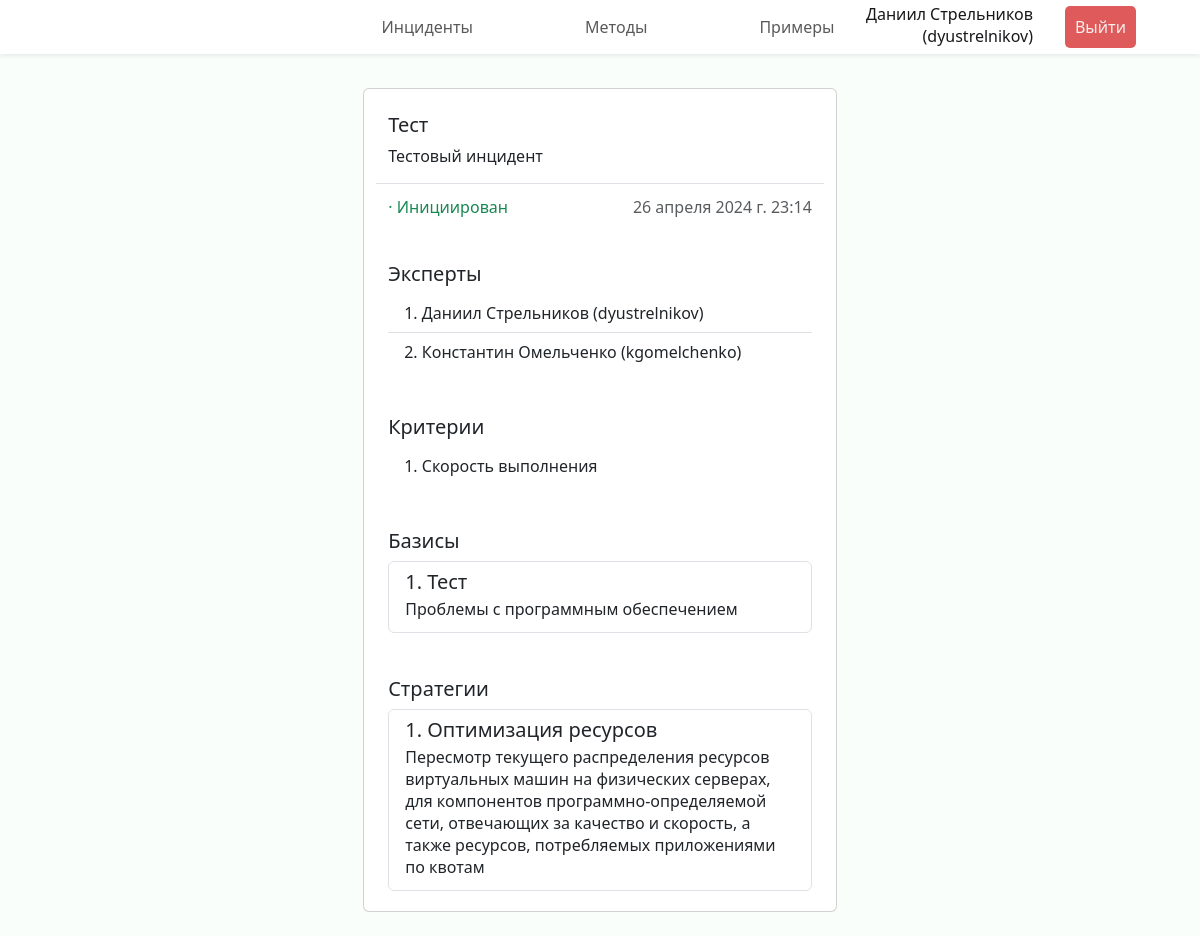
Page /incident/1 (signed in) on the committed database.
### incidents/models.py (models this page shows, shortened)
class Incident(models.Model):
    name = models.CharField("Название", max_length=100)
    description = models.TextField("Описание")
    created_at = models.DateTimeField("Создан")
    results = models.JSONField("Результаты", null=True, blank=True)
    creator = models.ForeignKey(Expert, verbose_name="Инициатор", on_delete=models.CASCADE,
                                related_name="authored_incidents")
    status = models.ForeignKey(Status, verbose_name="Статус", on_delete=models.CASCADE)
    basises = models.ManyToManyField(Basis, through="IncidentBasis")
    criteries = models.ManyToManyField(Critery, through="IncidentCritery")
    strategies = models.ManyToManyField(Strategy, through="IncidentStrategy")
    experts = models.ManyToManyField(Expert, through="IncidentExpert")
    class Meta:
        verbose_name = "Инцидент"
        verbose_name_plural = "Инциденты"

class Status(models.Model):
    name = models.CharField("Наименование", max_length=100)
    def __str__(self) -> str:
        return self.name
    class Meta:
        verbose_name = "Статус"
        verbose_name_plural = "Статусы"

class Expert(models.Model):
    user = models.OneToOneField(User, verbose_name="Пользователь", on_delete=models.CASCADE)
    class Meta:
        verbose_name = "Эксперт"
        verbose_name_plural = "Эксперты"

class Critery(models.Model):
    description = models.CharField("Описание", max_length=200)
    def __str__(self) -> str:
        return self.description
    class Meta:
        verbose_name = "Критерий ранжирования"
        verbose_name_plural = "Критерии ранжирования"

class Basis(models.Model):
    name = models.CharField("Название", max_length=100)
    description = models.TextField("Описание")
    class Meta:
        verbose_name = "Базис"
        verbose_name_plural = "Базисы"

class Strategy(models.Model):
    name = models.CharField("Название", max_length=100)
    description = models.TextField("Описание")
    class Meta:
        verbose_name = "Стратегия"
        verbose_name_plural = "Стратегии"

### incidents/views.py (the view)
# urls.py: path("incident/<int:incident_id>", views.incident, name="incident"),
@login_required(login_url='login')
def incident(request, incident_id):
    if request.method == 'GET':
        try:
            incident = Incident.objects.get(id=incident_id)
        except Incident.DoesNotExist:
            raise Http404("Инцидент не существует")
        return render(request, "incidents/incident.html", {
            'incident': incident})
    if request.method == 'DELETE':
        return incident_delete(request)

### incidents/templates/incidents/incident.html (shortened to what this page needs)
{% extends 'incidents/base.html' %}
{% load static %}
{% block links %}
<link rel="stylesheet" href="{% static 'incidents/css/style.css' %}">
{% endblock %}
{% block header %}
<header class="header fixed-top shadow-sm d-flex">
    <nav class="navbar navbar-expand-lg w-100">
        <div class="collapse navbar-collapse justify-content-center" id="navbarNav">
        <ul class="navbar-nav ">
            <li class="nav-item px-5"><a class="nav-link" href="{% url 'incidents' %}">Инциденты</a></li>
            <li class="nav-item px-5"><a class="nav-link" href="{% url 'methods' %}">Методы</a></li>
            <li class="nav-item px-5"><a class="nav-link" href="{% url 'examples' %}">Примеры</a></li>
        </ul>
        </div>
        <ul class="navbar-nav position-fixed end-0 me-5 align-items-center">
            <li class="nav-item px-3 text-end mb-1">
                <div class="fullname">{{ request.user.get_full_name }}</div>
                <div class="username">({{ request.user.get_username }})</div>
            </li>
            <li class="nav-item px-3">
                <form action="{% url 'logout' %}" method="POST">
                    <button class="logout-btn" type="submit">Выйти</button>
                </form>
            </li>
          </ul>
    </nav>
</header>
{% endblock %}
{% block content %}
<div class="cards d-flex p-2 flex-column align-items-center">
    <div class="card mb-3">
        <div class="card-body m-2 mb-1">
          <h5 class="card-title">{{ incident.name }}</h5>
          <p class="card-text">{{ incident.description }}</p>
          <div class="row justify-content-between align-items-center pt-3 border-top">
            <p class="col card-subtitle text-success">· {{ incident.status }}</p>
            <p class="col card-subtitle text-muted text-end">{{ incident.created_at }}</p>
          </div>
        </div>
        <div class="card-body m-2 mb-1">
            <h5 class="card-title">Эксперты</h5>
            <ul class="list-group list-group-flush">
                {% for expert in incident.experts.all %}
                <li class="list-group-item">{{ forloop.counter }}. {{ expert.user.get_full_name }} ({{ expert.user.get_username }})</li>
                {% endfor %}
            </ul>
        </div>
        <div class="card-body m-2 mb-1">
            <h5 class="card-title">Критерии</h5>
            <ul class="list-group list-group-flush">
                {% for criteria in incident.criteries.all %}
                <li class="list-group-item">{{ forloop.counter }}. {{ criteria }}</li>
                {% endfor %}
            </ul>
        </div>
        <div class="card-body m-2 mb-1">
            <h5 class="card-title">Базисы</h5>
            <div class="list-group">
                {% for basis in incident.basises.all %}
                <a class="list-group-item flex-column align-items-start">
                  <div class="d-flex w-100 justify-content-between">
                    <h5 class="mb-1">{{ forloop.counter }}. {{ basis.name }}</h5>
                  </div>
                  <p class="mb-1">{{ basis.description }}</p>
                </a>
                {% endfor %}
            </div>
        </div>
        <div class="card-body m-2 mb-1">
            <h5 class="card-title">Стратегии</h5>
            <div class="list-group">
                {% for strategy in incident.strategies.all %}
                <a class="list-group-item flex-column align-items-start">
                  <div class="d-flex w-100 justify-content-between">
                    <h5 class="mb-1">{{ forloop.counter }}. {{ strategy.name }}</h5>
                  </div>
                  <p class="mb-1">{{ strategy.description }}</p>
                </a>
                {% endfor %}
            </div>
        </div>
      </div>
</div>
{% endblock %}

### incidents/static/incidents/css/style.css (style rules this page uses)
:root { --font-family: "Segoe UI", Roboto, "Helvetica Neue", Arial, sans-serif; }
* { box-sizing: border-box; padding: 0; margin: 0; }
body { margin: 5rem 0 0 0; font-family: var(--font-family); font-weight: 400; line-height: normal; background-color: rgb(250, 254, 251); color: #19171a; overflow: overlay; }
.header { background: rgb(255, 255, 255); }
.logout-btn { padding: 10px; background-color: #df5b5b; color: #f5efef; text-decoration: none; border-radius: 5px; border-width: 0; }
.card { width: 40%; }

### rows in the picture
Incident: name "Тест", description "Тестовый инцидент", status "Инициирован", created_at "26 апреля 2024 г. 23:14"
Expert: user.get_full_name "Даниил Стрельников", user.get_username "dyustrelnikov"
Expert: user.get_full_name "Константин Омельченко", user.get_username "kgomelchenko"
Critery: description "Скорость выполнения"
Basis: name "Тест", description "Проблемы с программным обеспечением"
Strategy: name "Оптимизация ресурсов", description "Пересмотр текущего распределения ресурсов виртуальных машин на физических серверах, для компонентов программно-определяемой сети, отвечающих за качество и скорость, а также ресурсов, потребляемых приложениями по квотам"

### other values in the picture
{{ request.user.get_full_name }} "Даниил Стрельников"
{{ request.user.get_username }} "dyustrelnikov"
